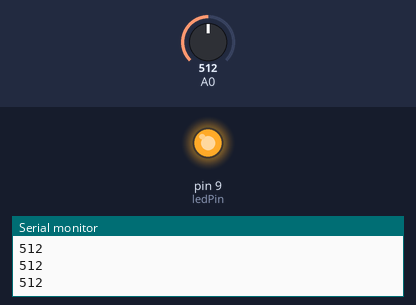
Recording of a sketch running on a simulated Arduino Uno, built with avr-gcc and run on an emulated ATmega328P. On the bench: output pins drawn as LEDs (lit = HIGH), the last lines printed to the serial monitor. The test bench sets the inputs (shaded band); at power-on: A0 = 512.

Above: at 1.2 s.
1.3 s: A0 set to 122
At 2.1 s:
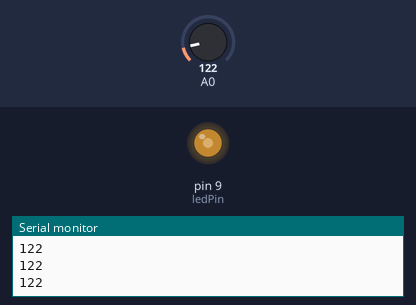
2.8 s: A0 set to 0
At 3.3 s:
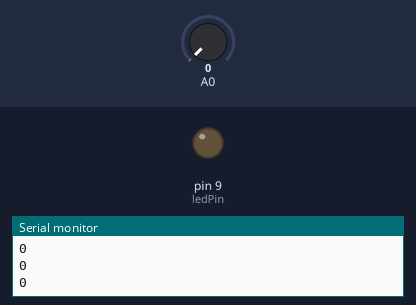
4.3 s: A0 set to 306
At 5.7 s:
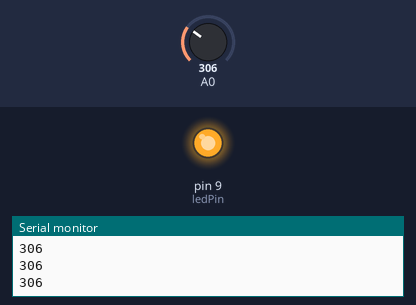
Timing chart, 0 to 7.3 s (numbered marks = the images above; inputs shaded):
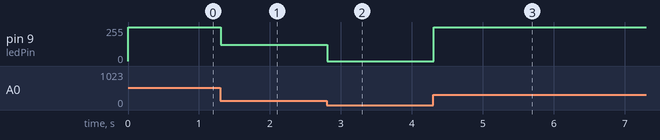

Measured:
- after the input at 1.3 s, pin 9 (ledPin): 255/255 → 122/255 at once
- after the input at 2.8 s, pin 9 (ledPin): 122/255 → 0/255 at once
- after the input at 4.3 s, pin 9 (ledPin): 0/255 → 255/255 at once

The sketch:

AnalogReadSerial.ino
```cpp
int ledPin = 9;

// the setup routine runs once when you press reset:
void setup() {
  // initialize serial communication at 9600 bits per second:
  Serial.begin(9600);
}

// the loop routine runs over and over again forever:
void loop() {
  // read the input on analog pin 0:
  int sensorValue = analogRead(A0);
  // print out the value you read:
  Serial.println(sensorValue);
  int brightness = map(sensorValue, 0, 1023, 0, 255);

  analogWrite(ledPin, sensorValue);
  delay(1);        // delay in between reads for stability
}
```
